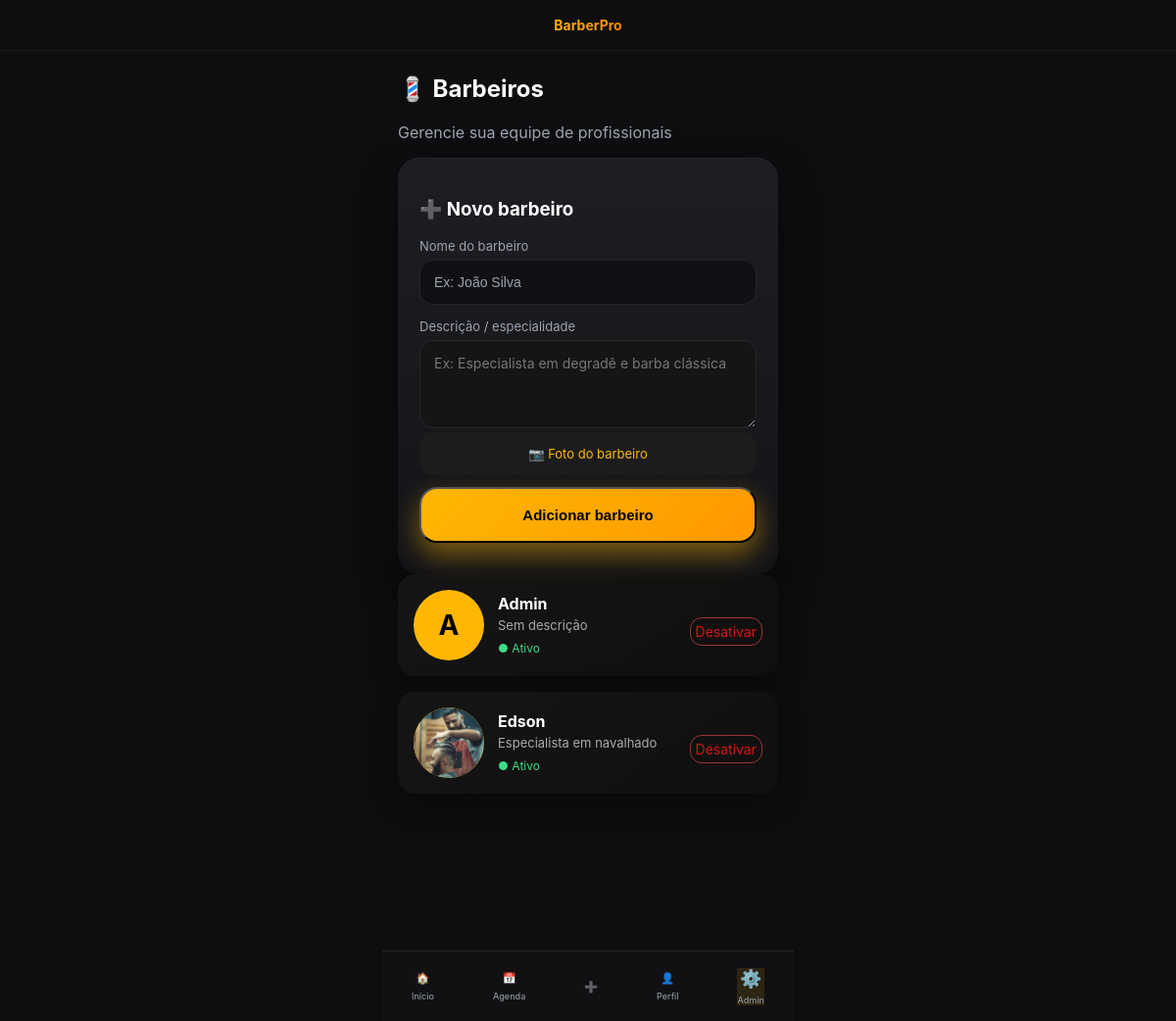
The app's page /admin/barbeiros (signed in) with its own data.
### tables this page shows
CREATE TABLE barbeiros (
    id INTEGER PRIMARY KEY AUTOINCREMENT,
    nome TEXT NOT NULL,
    ativo INTEGER DEFAULT 1
, foto TEXT, bio TEXT);

### admin.py (the view, shortened to what this page needs)
@admin.route("/barbeiros", methods=["GET", "POST"])
@admin_required
def barbeiros():
    db = get_db()
    barbeiros = db.execute("SELECT * FROM barbeiros ORDER BY nome").fetchall()
    return render_template("admin/barbeiros.html", barbeiros=barbeiros)

### admin.py (called while the page is built)
def admin_required(f):
    @wraps(f)
    def decorated(*args, **kwargs):
        if "cliente_id" not in session or session.get("role") != "admin":
            return redirect(url_for("index"))
        return f(*args, **kwargs)
    return decorated

### app.py (called while the page is built)
@app.teardown_appcontext
def teardown_db(exception):
    close_db()

### db.py (called while the page is built)
def get_db():
    if "db" not in g:
        db_path = os.path.join(current_app.root_path, "database.db")
        g.db = sqlite3.connect(db_path)
        g.db.row_factory = sqlite3.Row
    return g.db

### templates/admin/barbeiros.html (shortened to what this page needs)
{% extends "base.html" %}
{% block content %}
<section class="fade-in">
  <h1>💈 Barbeiros</h1>
  <p class="muted">Gerencie sua equipe de profissionais</p>
  <form method="POST" enctype="multipart/form-data" class="card-app">
    <h3>➕ Novo barbeiro</h3>
    <label>Nome do barbeiro</label>
    <input type="text" name="nome" placeholder="Ex: João Silva" required>
    <label>Descrição / especialidade</label>
    <textarea name="bio" rows="3" placeholder="Ex: Especialista em degradê e barba clássica"></textarea>
    <label class="upload-label">
      📷 Foto do barbeiro
    </label>
    <button class="btn-primary full">
      Adicionar barbeiro
    </button>
  </form>
  <div class="barbeiros-grid">
    {% for b in barbeiros %}
    <div class="barbeiro-card {% if not b.ativo %}inativo{% endif %}">
      <div class="barbeiro-avatar">
        {% if b.foto %}
        <img src="{{ url_for('static', filename='uploads/barbeiros/' ~ b.foto) }}">
        {% else %}
        <span>{{ b.nome[0]|upper }}</span>
        {% endif %}
      </div>
      <div class="barbeiro-info">
        <h4>{{ b.nome }}</h4>
        <p>{{ b.bio or "Sem descrição" }}</p>
        {% if b.ativo %}
        <span class="status ativo">● Ativo</span>
        {% else %}
        <span class="status inativo">● Inativo</span>
        {% endif %}
      </div>
      <a href="{{ url_for('admin.toggle_barbeiro', id=b.id) }}"
        class="btn-danger-outline {% if b.ativo %}{% else %}success{% endif %}">
        {% if b.ativo %}Desativar{% else %}Ativar{% endif %}
      </a>
    </div>
    {% endfor %}
  </div>
</section>
{% endblock %}

### static/css/base.css (style rules this page uses)
:root { --bg: #0e0e11; --card: #15151a; --primary: #ffb703; --primary-dark: #fb8500; --text: #ffffff; --muted: #9ca3af; --success: #22c55e; --danger: #ef4444; --info: #3b82f6; --radius: 16px; }
* { box-sizing: border-box; -webkit-tap-highlight-color: transparent; }
body { background-color: var(--bg); color: var(--text); margin: 0; font-family: "Inter", system-ui, sans-serif; padding-bottom: 90px; }
a { color: var(--primary); text-decoration: none; }
h1, h2 { margin-top: 0; }
section { margin-bottom: 22px; }
.fade-in { animation: fadeIn 0.35s ease; }

### static/css/components.css (style rules this page uses)
.card-app { background: linear-gradient( 180deg, rgba(30,30,36,.95), rgba(20,20,24,.95) ); border-radius: 22px; padding: 22px; box-shadow: 0 20px 40px rgba(0,0,0,.55), inset 0 1px 0 rgba(255,255,255,.04); }
.btn-primary { display: block; width: 100%; background: linear-gradient(135deg, #ffb703, #ff9800); color: #000; padding: 18px; border-radius: 18px; font-weight: 800; font-size: 15px; text-align: center; box-shadow: 0 12px 28px rgba(255,183,3,.45); margin-top: 10px; margin-bottom: 10px; }
.btn-primary { position: relative; }
.btn-primary::after { opacity: 0; transform: translateX(-6px); transition: all .2s ease; }
input, select { width: 100%; padding: 14px; border-radius: 14px; border: 1px solid rgba(255,255,255,.08); background: rgba(20,20,24,.95); color: var(--text); font-size: 14px; margin-bottom: 14px; }
input::placeholder { color: var(--muted); }
.muted { color: var(--muted); }

### static/css/app.css (style rules this page uses)
.btn-danger-outline { background: transparent; display: inline-block; margin-top: 12px; padding: 5px; border-radius: 12px; text-align: center; font-size: 14px; cursor: pointer; border: 1px solid rgba(239,83,80,.6); color: #d81713; transition: all .2s ease; }
label { font-size: 13px; color: var(--muted); margin-bottom: 6px; display: block; }
.card-app select, .card-app input { width: 100%; padding: 14px; border-radius: 14px; background: rgba(0,0,0,.35); border: 1px solid rgba(255,255,255,.08); color: #fff; margin-bottom: 14px; }
.barbeiros-grid { display: grid; gap: 16px; }
.barbeiro-card { background: linear-gradient(145deg, #151515, #0f0f0f); border-radius: 18px; padding: 16px; display: flex; align-items: center; gap: 14px; box-shadow: 0 10px 30px rgba(0,0,0,.4); }
.barbeiro-avatar { width: 72px; height: 72px; border-radius: 50%; background: #ffb703; display: flex; align-items: center; justify-content: center; overflow: hidden; flex-shrink: 0; }
.barbeiro-avatar img { width: 100%; height: 100%; object-fit: cover; }
.barbeiro-avatar span { font-size: 28px; font-weight: bold; color: #000; }
.barbeiro-info { flex: 1; }
.barbeiro-info h4 { margin: 0; font-size: 16px; }
.barbeiro-info p { margin: 4px 0; font-size: 13px; color: #aaa; }
.status { font-size: 12px; display: inline-block; }
.status.ativo { color: #3ddc84; }
.upload-label { display: block; padding: 14px; border-radius: 14px; background: #1c1c1c; text-align: center; cursor: pointer; color: #ffb703; margin-bottom: 12px; }
textarea { width: 100%; background: #151515; color: #fff; border: 1px solid rgba(255,255,255,0.08); border-radius: 14px; padding: 14px; font-size: 14px; font-family: inherit; resize: vertical; min-height: 90px; transition: border 0.2s ease, box-shadow 0.2s ease; }
textarea::placeholder { color: #777; }

### records on screen
barbeiros: nome "A", nome "Admin", bio "Sem descrição", ativo "● Ativo"
barbeiros: foto (picture), nome "Edson", bio "Especialista em navalhado", ativo "● Ativo"
